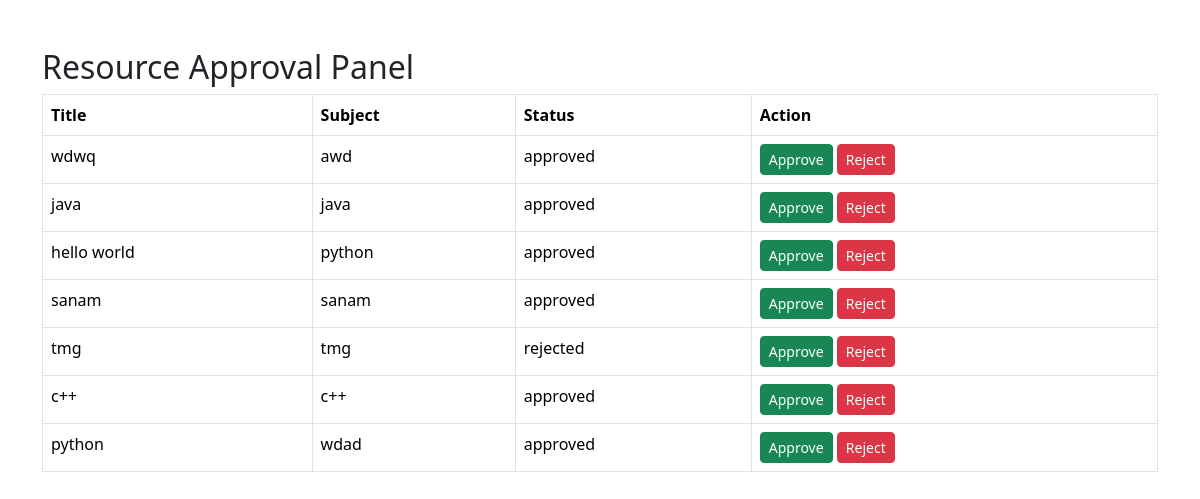
The app's page /admin-resources/, older data.
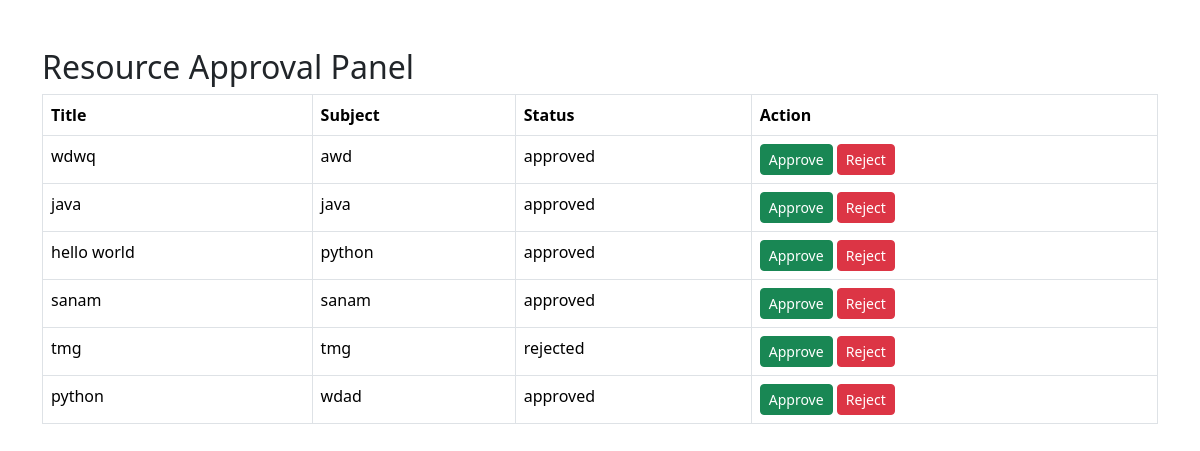
The same page, newer data.
### learning/models.py (models this page shows, shortened)
class Resource(models.Model):
    STATUS_CHOICES = [
    ('pending', 'Pending'),
    ('approved', 'Approved'),
    ('rejected', 'Rejected'),
]
    title = models.CharField(max_length=200)
    subject = models.CharField(max_length=100)
    category = models.CharField(max_length=100)
    description = models.TextField()
    resource_file = models.FileField(
    upload_to='resources/',
    default='resources/default.pdf'
)
    status = models.CharField(
        max_length=20,
        choices=STATUS_CHOICES,
        default='pending'
    )
    uploaded_by = models.CharField(max_length=100)

### learning/views.py (the view)
def admin_resources(request):
    resources = Resource.objects.all()
    return render(
        request,
        'learning/admin_resources.html',
        {
            'resources': resources
        }
    )

### learning/templates/learning/admin_resources.html (shortened to what this page needs)
<!DOCTYPE html>
<html>
<head>
    <link href="https://cdn.jsdelivr.net/npm/bootstrap@5.3.3/dist/css/bootstrap.min.css" rel="stylesheet">
</head>
<body>
<div class="container mt-5">
    <h2>Resource Approval Panel</h2>
    <table class="table table-bordered">
        <tr>
            <th>Title</th>
            <th>Subject</th>
            <th>Status</th>
<th>Action</th>
        </tr>
        {% for resource in resources %}
        <tr>
            <td>{{ resource.title }}</td>
            <td>{{ resource.subject }}</td>
            <td>{{ resource.status }}</td>
<td>
    <a href="/approve-resource/{{ resource.id }}/"
       class="btn btn-success btn-sm">
        Approve
    </a>
    <a href="/reject-resource/{{ resource.id }}/"
       class="btn btn-danger btn-sm">
        Reject
    </a>
</td>
        </tr>
        {% endfor %}
    </table>
</div>
</body>
</html>

Row changes from the older to the newer data that the page shows:
removed Resource: title "c++", subject "c++", status "approved"
